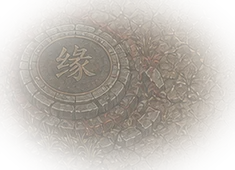
#> input picture assets/maps/v033/xuanyuan_ground/events/event_xuanyuan_stone_disk_done.webp, 235 x 170 px; its folder holds only this picture in this run
$ python clean_xuanyuan_runtime_alpha.py
#> lines starting #> are read from the running program, lines starting #| are printed output that depends on the picture
from collections import deque
from pathlib import Path

from PIL import Image


ROOT = Path(__file__).resolve().parents[1]
TARGETS = [
    ROOT / "assets/maps/v033/xuanyuan_ground/events",
    ROOT / "assets/maps/v033/xuanyuan_ground/props",
]


def is_key_green(pixel):
    r, g, b, a = pixel
    if a == 0:
        return True
    if g > 64 and g - r > 20 and g - b > 12 and g > max(r, b) * 1.12:
        return True
    # The rejected green-screen sheets were saved as WebP first, so the edge color
    # often arrives as olive/blue compression bands rather than pure key green.
    if g > 42 and g >= r - 8 and g >= b - 10 and (g - r > 6 or g - b > 6):
        return True
    if b > 90 and g > 64 and b - r > 35:
        return True
    return False


def clean(path):
    with Image.open(path) as source:
#> source is the input picture: PIL image 235x170 RGBA; mean R, G, B, A 92.2, 76.2, 57.1, 91.5
        image = source.convert("RGBA").copy()
    width, height = image.size
#> width = 235; height = 170
    pixels = image.load()
    remove = [[False] * width for _ in range(height)]
    queue = deque()

    def enqueue(x, y):
        if remove[y][x] or not is_key_green(pixels[x, y]):
            return
        remove[y][x] = True
        queue.append((x, y))

    for x in range(width):
        enqueue(x, 0)
        enqueue(x, height - 1)
    for y in range(height):
        enqueue(0, y)
        enqueue(width - 1, y)

    while queue:
        x, y = queue.popleft()
        for nx, ny in ((x - 1, y), (x + 1, y), (x, y - 1), (x, y + 1)):
            if 0 <= nx < width and 0 <= ny < height:
                enqueue(nx, ny)

    changed = 0
    for y in range(height):
        for x in range(width):
            if remove[y][x]:
                pixels[x, y] = (0, 0, 0, 0)
                changed += 1

    # Feather only the outer alpha edge so props sit into the ground instead of cutting out.
    original_alpha = image.getchannel("A")
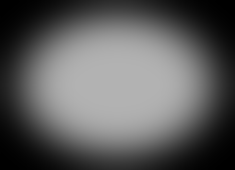
#> original_alpha: PIL image 235x170 L; min 0, max 178, mean 91.5
    for y in range(1, height - 1):
        for x in range(1, width - 1):
            if remove[y][x]:
                continue
            edge_neighbors = sum(
                1
                for nx, ny in ((x - 1, y), (x + 1, y), (x, y - 1), (x, y + 1))
                if remove[ny][nx]
            )
            if edge_neighbors:
                r, g, b, a = pixels[x, y]
                softened = max(0, min(a, int(original_alpha.getpixel((x, y)) * (0.68 + 0.08 * (4 - edge_neighbors)))))
                pixels[x, y] = (r, g, b, softened)

    if changed:
        image.save(path, "WEBP", lossless=True, quality=92, method=6)
    return changed


def main():
    results = []
    for folder in TARGETS:
        for path in sorted(folder.glob("*.webp")):
            changed = clean(path)
            results.append((path.relative_to(ROOT).as_posix(), changed))
    for name, changed in results:
        print(f"{changed:7d} {name}")


if __name__ == "__main__":
    main()
